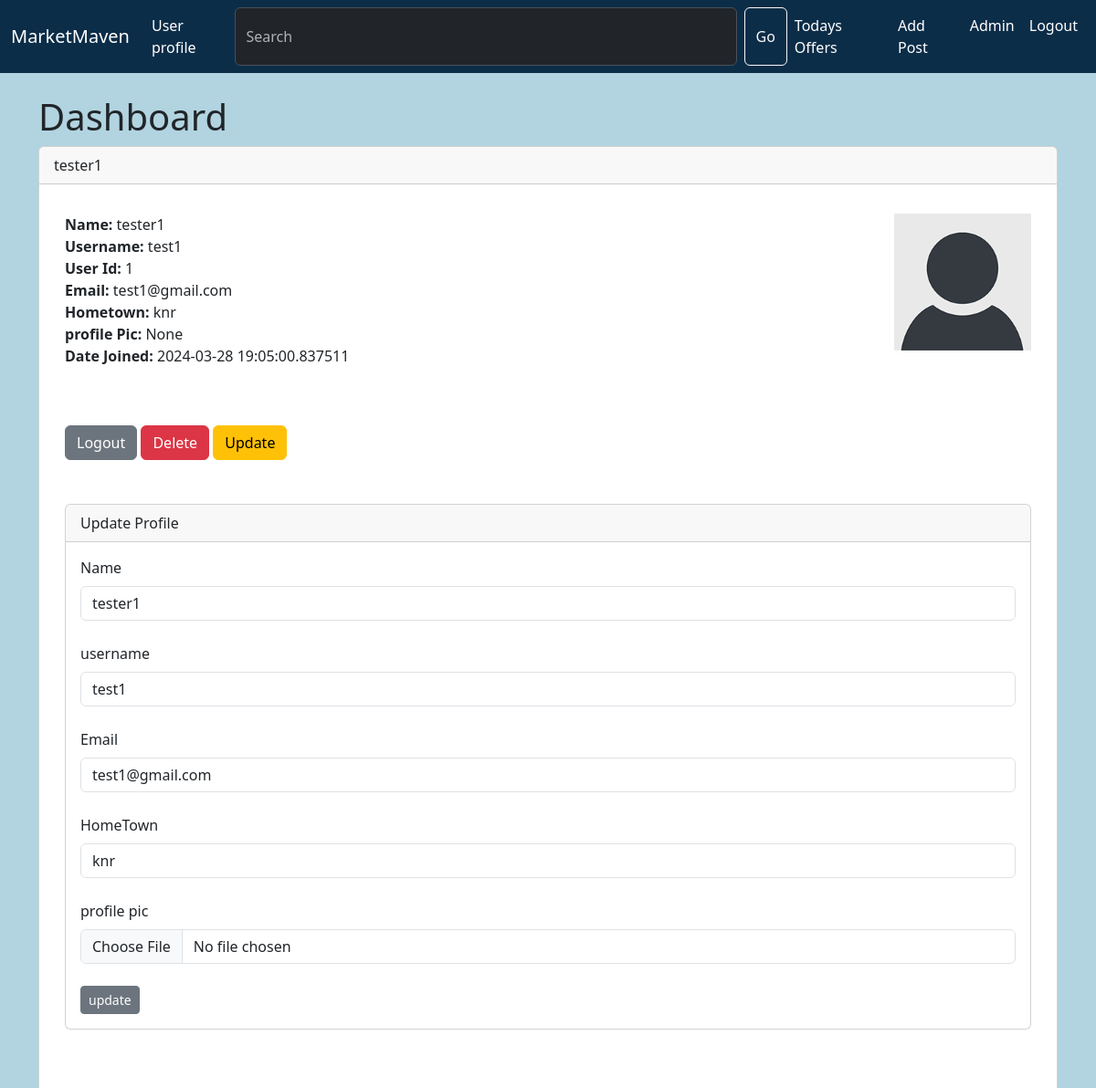
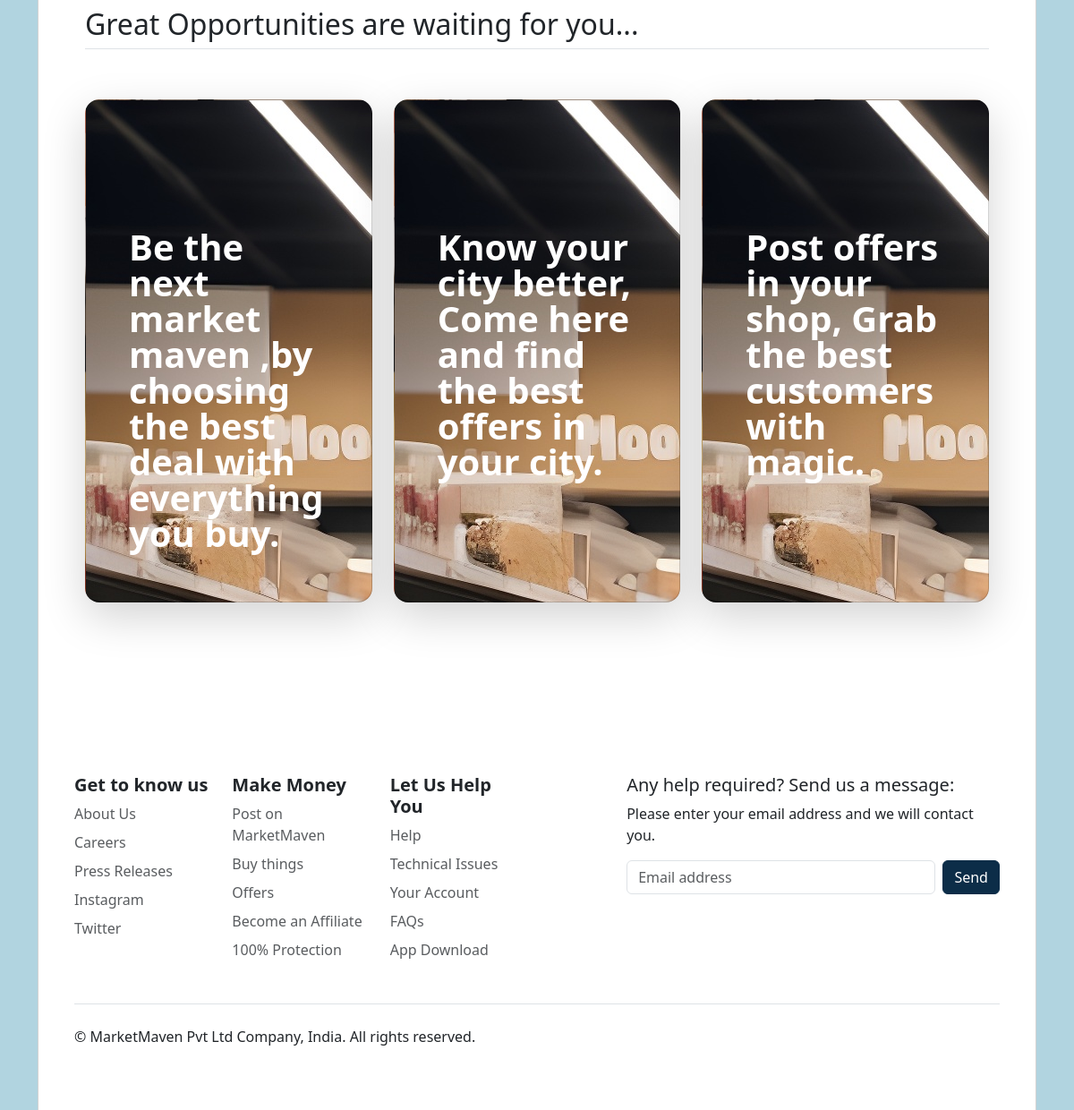
The app's page /dashboard (signed in) with its own data (2 pictures, top to bottom).
### app.py (models this page shows, shortened)
class Users(db.Model,UserMixin):
    id = db.Column(db.Integer,primary_key = True)
    username = db.Column(db.String(25),nullable = False , unique = True)
    name = db.Column(db.String(100) , nullable = False)
    email = db.Column(db.String(150) , nullable = False , unique = True )
    hometown = db.Column(db.String(120) , nullable = False )
    date_added = db.Column(db.DateTime, default = datetime.utcnow)
    profile_pic = db.Column(db.String() , nullable = True)
    password_hash = db.Column(db.String(128))
    posts = db.relationship('Posts' , backref = 'offer')
    @property
    def password(self):
        raise AttributeError('password is not a readable attribute')

### app.py (the view)
@app.route('/dashboard',methods =['GET','POST'])
@login_required
def dashboard():
    form = UpdateForm()
    id = current_user.id
    name_to_update = Users.query.get_or_404(id)
    if request.method == "POST":
        name_to_update.name = request.form['name']
        name_to_update.email = request.form['email']
        name_to_update.hometown = request.form['hometown']
        name_to_update.username = request.form['username']
        name_to_update.profile_pic = request.files['profile_pic']
        if request.files['profile_pic']:
            name_to_update.profile_pic = request.files['profile_pic']
            pic_filename = secure_filename(name_to_update.profile_pic.filename)
            pic_name = str(uuid.uuid1()) + "_" + pic_filename
            saver = request.files['profile_pic']
            saver.save(os.path.join(app.config['UPLOAD_FOLDER'],pic_name ))
            name_to_update.profile_pic = pic_name
            try:
                db.session.commit()
                saver.save(os.path.join(app.config['UPLOAD_FOLDER']),pic_name )
                flash("User updated successfully")
                return render_template("dashboard.html", form = form , name_to_update = name_to_update , id = id)
            except:
                flash("error! try again")
                return render_template("dashboard.html",
                    form=form,
                    name_to_update = name_to_update,
                    id=id)
        else:
            db.session.commit()
            flash("User updated successfully")
            return render_template("dashboard.html", form = form , name_to_update = name_to_update , id = id)
    else:
        return render_template("dashboard.html", form = form , name_to_update = name_to_update , id = id)

### webforms.py
class UpdateForm(FlaskForm):
    name = StringField("Name", validators = [DataRequired()])
    username = StringField("username", validators=[DataRequired()])
    email = StringField("Email",validators = [DataRequired()])
    hometown = StringField("HomeTown",validators= [DataRequired()])
    profile_pic = FileField("profile pic")
    password_hash = PasswordField('Password' , validators = [DataRequired(), EqualTo('password_hash2', message = 'passwords must match')])
    password_hash2 =  PasswordField('Comfirm password', validators = [DataRequired()] )
    update = SubmitField("update")

class SearchForm(FlaskForm):
     searched = StringField("searched",validators=[DataRequired()])
     submit = SubmitField("Submit")

### app.py (called while the page is built)
@login_manager.user_loader
def load_user(user_id):
    return Users.query.get(int(user_id))

@app.context_processor
def base():
    form = SearchForm()
    return dict(form = form)

### templates/dashboard.html (shortened to what this page needs)
{% extends 'base.html' %}
{% block content %}
    <h1>Dashboard</h1>
    <div class="card">
      <div class="card-header">
        {{ current_user.name }}
      </div>
      <div class="card-body">
        <p class="card-text">
    <div class="container">
      <div class="row">
        <div class="col-8">
        <strong>Name:</strong>
      {{ current_user.name }}<br/>
      <strong>Username:</strong>
      {{ current_user.username }}<br/>
      <strong>User Id:</strong>
      {{ current_user.id }}<br/>
      <strong>Email:</strong>
      {{ current_user.email }}<br/>
      <strong>Hometown:</strong>
      {{ current_user.hometown }}<br/>
      <strong>profile Pic:</strong>
      {{ current_user.profile_pic }}<br/>
      <strong>Date Joined:</strong>
      {{ current_user.date_added }}<br/>
      </p>
    <br/><br/>
    <button type="button" class="btn btn-secondary" data-bs-toggle="modal" data-bs-target="#logoutModal">Logout</button>
    <button type="button" class="btn btn-danger" data-bs-toggle="modal" data-bs-target="#deleteModal">Delete</button>
    <button type="button" class="btn btn-warning" data-bs-toggle="modal"  data-bs-target="#updateModal">Update</button>
     </div>
    <div class = "col-4">
      {% if current_user.profile_pic %}
      <img src = "{{ url_for('static',filename = 'images/' + current_user.profile_pic)}}" width = "150" align = "right">
      {% else %}
      <img src = "{{ url_for('static',filename = 'images/default_profile_pic.png')}}" width = "150" align = "right">
      {% endif %}
    </div>
    </div>
    <br/>
    <br/>
    <div class="card">
      <div class="card-header">
        Update Profile
      </div>
      <div class="card-body">
        <form action="/dashboard" method="POST" enctype="multipart/form-data">
        {{ form.name.label(class="form-label") }}
        {{ form.name(class="form-control", value=name_to_update.name) }}
        <br/>
        {{ form.username.label(class="form-label") }}
        {{ form.username(class="form-control", value=name_to_update.username) }}
        <br/>
        {{ form.email.label(class="form-label") }}
        {{ form.email(class="form-control", value=name_to_update.email) }}
        <br/>
        {{ form.hometown.label(class="form-label") }}
        {{ form.hometown(class="form-control", value=name_to_update.hometown) }}
        <br/>
        {{ form.profile_pic.label(class="form-label") }}
        {{ form.profile_pic(class="form-control", value=name_to_update.profile_pic) }}
        <br/>
        {{ form.update(class="btn btn-secondary btn-sm") }}
      </form>
    </div>
    </div>
<br/>
<div class="container px-4 py-5" id="custom-cards">
  <h2 class="pb-2 border-bottom">Great Opportunities are waiting for you...</h2>
  <div class="row row-cols-1 row-cols-lg-3 align-items-stretch g-4 py-5">
    <div class="col">
      <div class="card card-cover h-100 overflow-hidden text-bg-dark rounded-4 shadow-lg" style="background-image: url('static/images/carosuel0.jpg');">
        <div class="d-flex flex-column h-100 p-5 pb-3 text-white text-shadow-1">
          <small class="pt-5 mt-5 mb-4 display-6 lh-1 fw-bold">Be the next market maven ,by choosing the best deal with everything you buy.</small>
        </div>
      </div>
    </div>
    <div class="col">
      <div class="card card-cover h-100 overflow-hidden text-bg-dark rounded-4 shadow-lg" style="background-image: url('static/images/carosuel0.jpg');">
        <div class="d-flex flex-column h-100 p-5 pb-3 text-white text-shadow-1">
          <h3 class="pt-5 mt-5 mb-4 display-6 lh-1 fw-bold">Know your city better, Come here and find the best offers in your city.</h3>
        </div>
      </div>
    </div>
    <div class="col">
      <div class="card card-cover h-100 overflow-hidden text-bg-dark rounded-4 shadow-lg" style="background-image: url('static/images/carosuel0.jpg');">
        <div class="d-flex flex-column h-100 p-5 pb-3 text-shadow-1">
          <h3 class="pt-5 mt-5 mb-4 display-6 lh-1 fw-bold">Post offers in your shop, Grab the best customers with magic.</h3>
        </div>
      </div>
    </div>
  </div>
</div>
<br/>
<br/>
  <div class="container">
    <footer class="py-5">
      <div class="row">
        <div class="col-6 col-md-2 mb-3">
          <h5><strong>Get to know us</strong></h5>
          <ul class="nav flex-column">
            <li class="nav-item mb-2"><a href="#" class="nav-link p-0 text-body-secondary">About Us</a></li>
            <li class="nav-item mb-2"><a href="#" class="nav-link p-0 text-body-secondary">Careers</a></li>
            <li class="nav-item mb-2"><a href="#" class="nav-link p-0 text-body-secondary">Press Releases</a></li>
            <li class="nav-item mb-2"><a href="#" class="nav-link p-0 text-body-secondary">Instagram</a></li>
            <li class="nav-item mb-2"><a href="#" class="nav-link p-0 text-body-secondary">Twitter</a></li>
          </ul>
        </div>
        <div class="col-6 col-md-2 mb-3">
          <h5><strong>Make Money</strong></h5>
          <ul class="nav flex-column">
            <li class="nav-item mb-2"><a href="#" class="nav-link p-0 text-body-secondary">Post on MarketMaven</a></li>
            <li class="nav-item mb-2"><a href="#" class="nav-link p-0 text-body-secondary">Buy things</a></li>
            <li class="nav-item mb-2"><a href="#" class="nav-link p-0 text-body-secondary">Offers</a></li>
            <li class="nav-item mb-2"><a href="#" class="nav-link p-0 text-body-secondary">Become an Affiliate</a></li>
            <li class="nav-item mb-2"><a href="#" class="nav-link p-0 text-body-secondary">100% Protection</a></li>
          </ul>
        </div>
        <div class="col-6 col-md-2 mb-3">
          <h5><strong>Let Us Help You</strong></h5>
          <ul class="nav flex-column">
            <li class="nav-item mb-2"><a href="#" class="nav-link p-0 text-body-secondary">Help</a></li>
            <li class="nav-item mb-2"><a href="#" class="nav-link p-0 text-body-secondary">Technical Issues</a></li>
            <li class="nav-item mb-2"><a href="#" class="nav-link p-0 text-body-secondary">Your Account</a></li>
            <li class="nav-item mb-2"><a href="#" class="nav-link p-0 text-body-secondary">FAQs</a></li>
            <li class="nav-item mb-2"><a href="#" class="nav-link p-0 text-body-secondary">App Download</a></li>
          </ul>
        </div>
        <div class="col-md-5 offset-md-1 mb-3">
          <form>
            <h5>Any help required? Send us a message:</h5>
            <p>Please enter your email address and we will contact you.</p>
            <div class="d-flex flex-column flex-sm-row w-100 gap-2">
              <input id="newsletter1" type="text" class="form-control" placeholder="Email address">
              <button class="btn btn-primary" style="background-color: #0C2D48; border-color: #0C2D48;">Send</button>
            </div>
          </form>
        </div>
      </div>
      <div class="d-flex flex-column flex-sm-row justify-content-between py-4 my-4 border-top">
        <p>© MarketMaven Pvt Ltd Company, India. All rights reserved.</p>
        <ul class="list-unstyled d-flex">
          <li class="ms-3"><a class="link-body-emphasis" href="#"><svg class="bi" width="24" height="24"><use xlink:href="#twitter"></use></svg></a></li>
          <li class="ms-3"><a class="link-body-emphasis" href="#"><svg class="bi" width="24" height="24"><use xlink:href="#instagram"></use></svg></a></li>
          <li class="ms-3"><a class="link-body-emphasis" href="#"><svg class="bi" width="24" height="24"><use xlink:href="#facebook"></use></svg></a></li>
        </ul>
      </div>
    </footer>
  </div>
{% endblock %}

### static/css/style.css (style rules this page uses)
h1 { color : darkblue; font-size: 60px; }
body { background-color : #145DA0; }

### records on screen
Users: name "tester1", username "test1", id "1", email "test1@gmail.com", hometown "knr", profile_pic "None", date_added "2024-03-28 19:05:00.837511"
